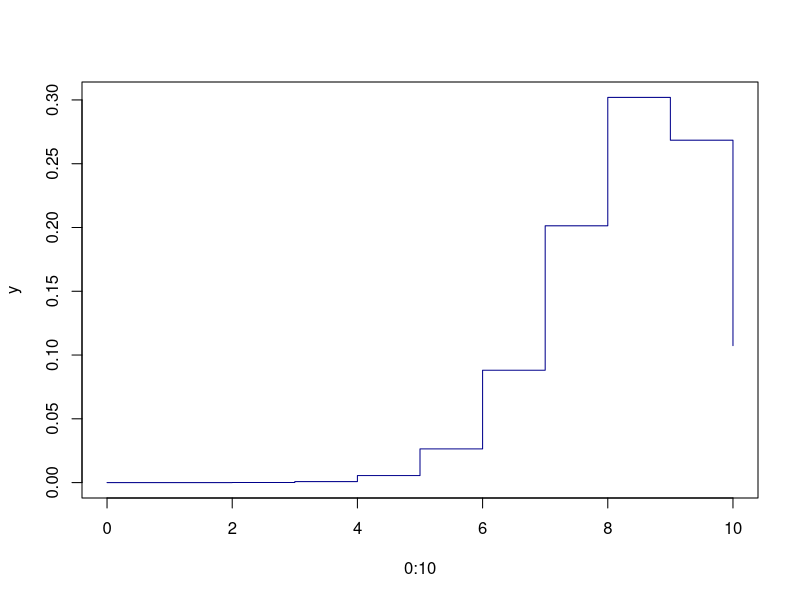
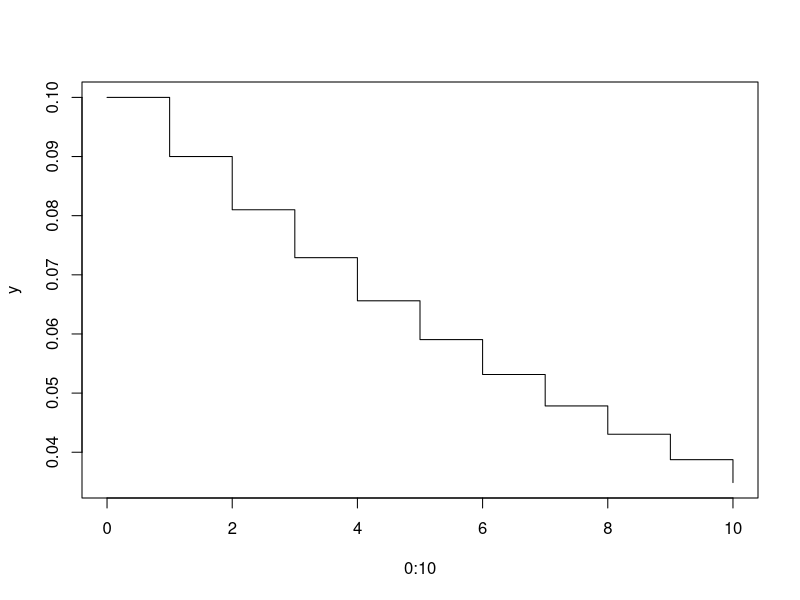
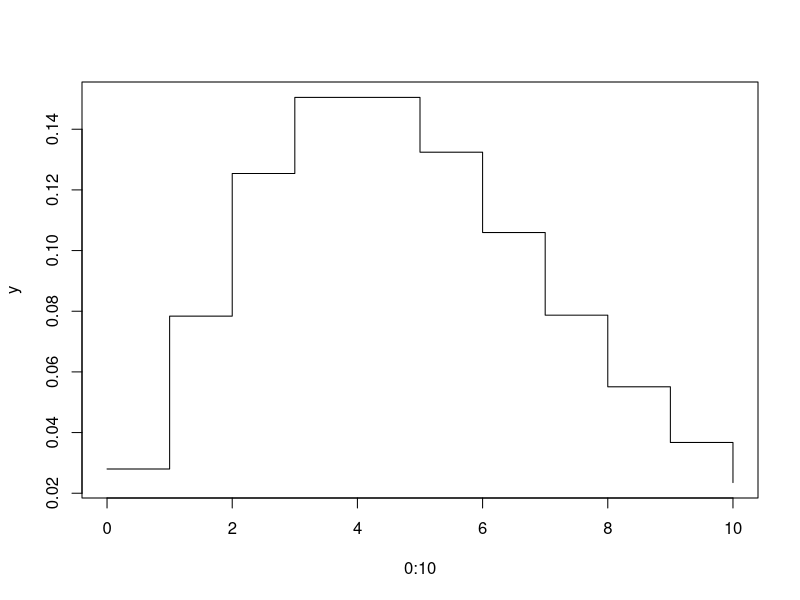
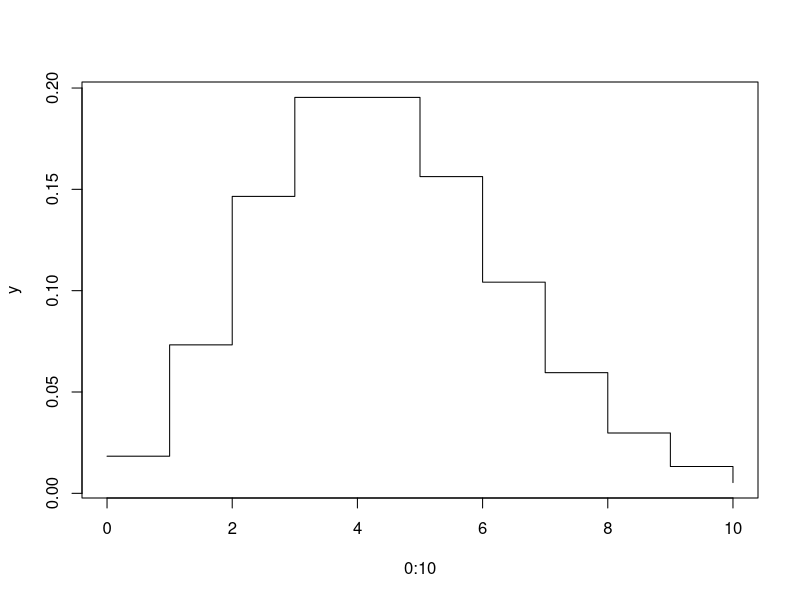
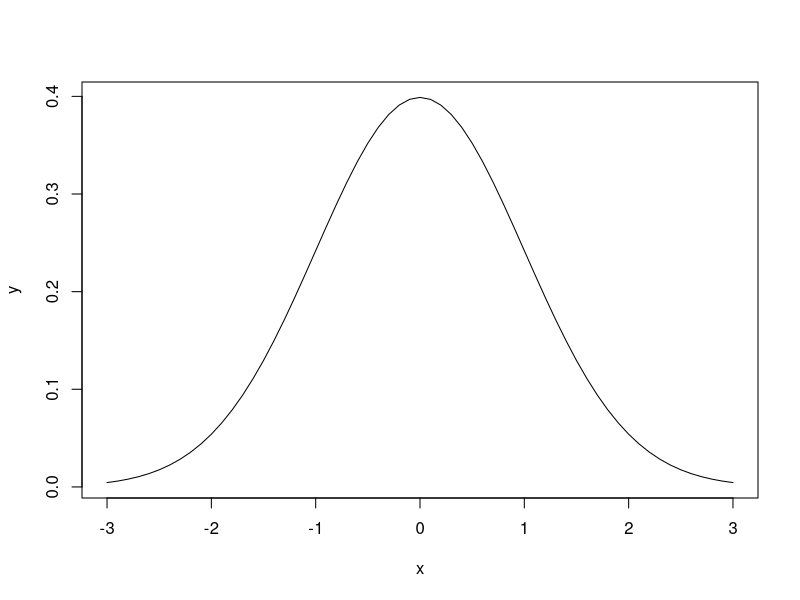
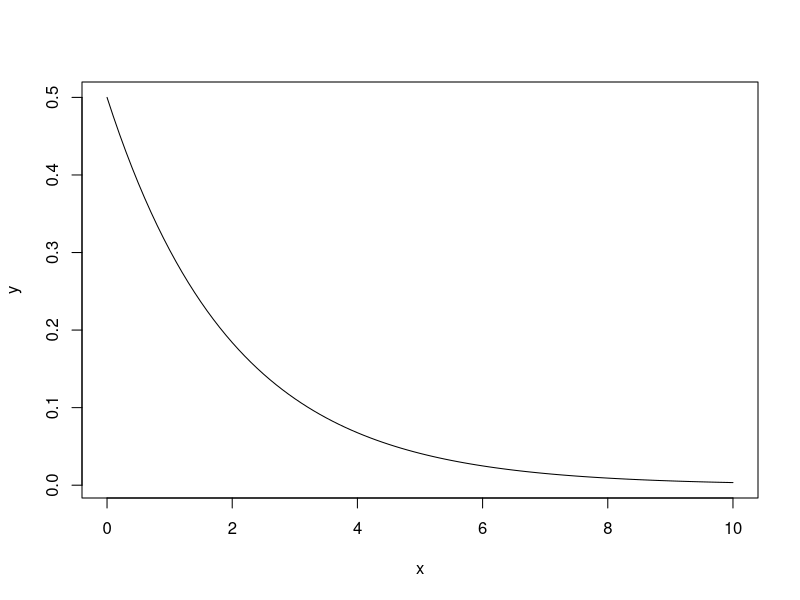
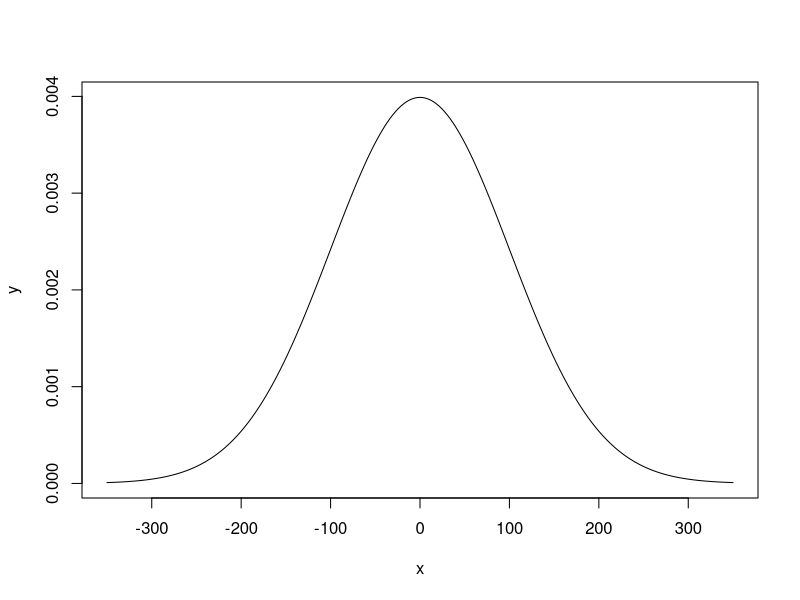

Reproduce these figures in R, in order.
y = dbinom(0:10, 10, 0.8)
plot(0:10, y, type = "s", col = "darkblue")

y = dgeom(0:10, 0.1)
plot(0:10, y, type="s")

y = dnbinom(0:10, 7, 0.6)
plot(0:10, y, type="s")

y = dpois(0:10, 4)
plot(0:10, y, type="s")

x = seq(from = -3, to = 3, by = 0.1)
y = dnorm(x, mean = 0, sd = 1)
plot(x, y, type = "l")

x = seq(from = 0, to=10,by=0.1)
y = dexp(x, rate =1/2)
plot(x,y, type = "l")

################
x = seq(from = -350, to = 350, by = 1)
y = dnorm(x, mean = 0, sd = 100)
plot(x, y, type = "l")
## P(-200 < x < 200)
## P(x < 200) - P(x <-200)
## P(z < 200/100) - P(z < -2)
pnorm(2) - pnorm(-2)
# или направо да ползваме умно R
pnorm(200, 0, 100) - pnorm(-200, 0, 100)
# искаме да разберем лицето на графиката за |x| > 250
2 * pnorm(250, 0, 100, lower.tail = FALSE)
# искаме да разберем за коя точка лицето на графиката е 20%
# т.е. по 10% от всяка страна
qnorm(0.1, 0, 100)

